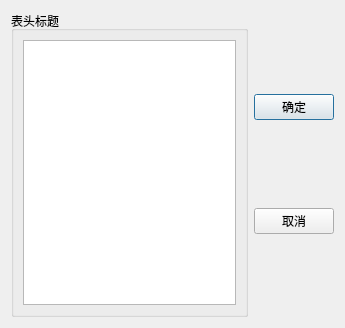
<?xml version="1.0" encoding="UTF-8"?>
<ui version="4.0">
 <class>QWDialogHeaders</class>
 <widget class="QDialog" name="QWDialogHeaders">
  <property name="geometry">
   <rect>
    <x>0</x>
    <y>0</y>
    <width>345</width>
    <height>328</height>
   </rect>
  </property>
  <property name="windowTitle">
   <string>Dialog</string>
  </property>
  <layout class="QHBoxLayout" name="horizontalLayout">
   <item>
    <widget class="QGroupBox" name="groupBox">
     <property name="title">
      <string>表头标题</string>
     </property>
     <layout class="QVBoxLayout" name="verticalLayout_2">
      <item>
       <widget class="QListView" name="listView"/>
      </item>
     </layout>
    </widget>
   </item>
   <item>
    <layout class="QVBoxLayout" name="verticalLayout">
     <item>
      <spacer name="verticalSpacer_2">
       <property name="orientation">
        <enum>Qt::Vertical</enum>
       </property>
       <property name="sizeHint" stdset="0">
        <size>
         <width>20</width>
         <height>40</height>
        </size>
       </property>
      </spacer>
     </item>
     <item>
      <widget class="QPushButton" name="btnOK">
       <property name="text">
        <string>确定</string>
       </property>
       <property name="icon">
        <iconset resource="res.qrc">
         <normaloff>:/images/images/704.bmp</normaloff>:/images/images/704.bmp</iconset>
       </property>
      </widget>
     </item>
     <item>
      <spacer name="verticalSpacer">
       <property name="orientation">
        <enum>Qt::Vertical</enum>
       </property>
       <property name="sizeHint" stdset="0">
        <size>
         <width>20</width>
         <height>40</height>
        </size>
       </property>
      </spacer>
     </item>
     <item>
      <widget class="QPushButton" name="btnCancel">
       <property name="text">
        <string>取消</string>
       </property>
       <property name="icon">
        <iconset resource="res.qrc">
         <normaloff>:/images/images/706.bmp</normaloff>:/images/images/706.bmp</iconset>
       </property>
      </widget>
     </item>
     <item>
      <spacer name="verticalSpacer_3">
       <property name="orientation">
        <enum>Qt::Vertical</enum>
       </property>
       <property name="sizeHint" stdset="0">
        <size>
         <width>20</width>
         <height>40</height>
        </size>
       </property>
      </spacer>
     </item>
    </layout>
   </item>
  </layout>
 </widget>
 <resources>
  <include location="res.qrc"/>
 </resources>
 <connections>
  <connection>
   <sender>btnOK</sender>
   <signal>clicked()</signal>
   <receiver>QWDialogHeaders</receiver>
   <slot>accept()</slot>
   <hints>
    <hint type="sourcelabel">
     <x>296</x>
     <y>107</y>
    </hint>
    <hint type="destinationlabel">
     <x>314</x>
     <y>161</y>
    </hint>
   </hints>
  </connection>
  <connection>
   <sender>btnCancel</sender>
   <signal>clicked()</signal>
   <receiver>QWDialogHeaders</receiver>
   <slot>reject()</slot>
   <hints>
    <hint type="sourcelabel">
     <x>296</x>
     <y>223</y>
    </hint>
    <hint type="destinationlabel">
     <x>313</x>
     <y>270</y>
    </hint>
   </hints>
  </connection>
 </connections>
</ui>
